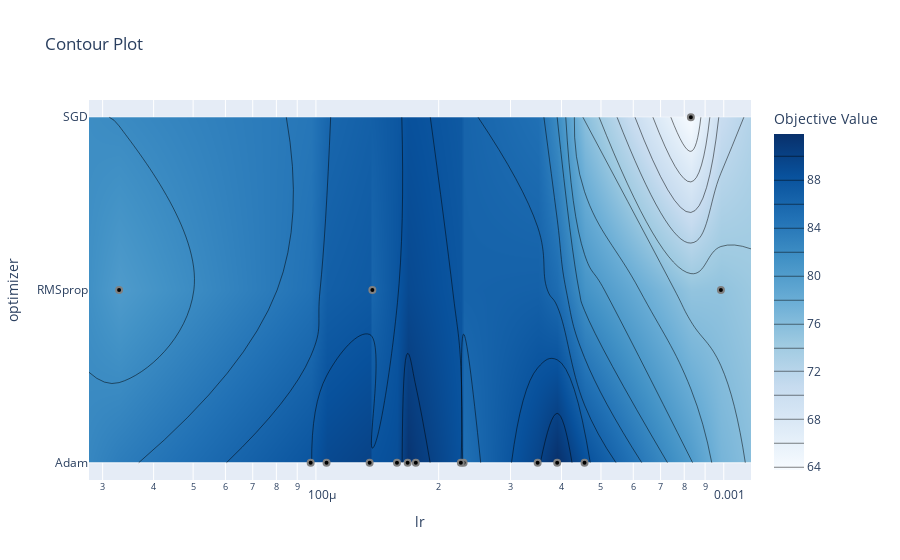

Notebook code for this chart:
### Code cell
optuna.visualization.plot_contour(study, params=["lr", "optimizer"])

### Figure 1 — Plotly figure (JSON) as saved in the notebook; plotly's stock layout.template omitted (floating-point values rounded to 4 significant figures)
{"data": [{"colorbar": {"title": {"text": "Objective Value"}}, "colorscale": [[0.0, "rgb(247,251,255)"], [0.125, "rgb(222,235,247)"], [0.25, "rgb(198,219,239)"], [0.375, "rgb(158,202,225)"], [0.5, "rgb(107,174,214)"], [0.625, "rgb(66,146,198)"], [0.75, "rgb(33,113,181)"], [0.875, "rgb(8,81,156)"], [1.0, "rgb(8,48,107)"]], "connectgaps": true, "contours": {"coloring": "heatmap"}, "hoverinfo": "none", "line": {"smoothing": 1.3}, "reversescale": false, "x": [2.778e-05, 3.292e-05, 9.709e-05, 0.0001062, 0.0001354, 0.0001375, 0.0001581, 0.0001678, 0.0001758, 0.0002267, 0.0002302, 0.0003497, 0.0003905, 0.0004557, 0.0008306, 0.000984, 0.001166], "y": ["Adam", "RMSprop", "SGD"], "z": [[null, null, 87.92, 89.19, 89.87, null, 88.67, 91.42, 90.8, 88.28, 84.89, 89.7, 91.84, 88.44, null, null, null], [null, 80.2, null, null, null, 86.01, null, null, null, null, null, null, null, null, null, 75.19, null], [null, null, null, null, null, null, null, null, null, null, null, null, null, null, 63.77, null, null]], "type": "contour"}, {"marker": {"color": "black", "line": {"color": "Gray", "width": 2.0}}, "mode": "markers", "name": "Feasible Trial", "showlegend": false, "x": [0.000984, 0.0001062, 3.292e-05, 0.0008306, 0.0001375, 9.709e-05, 0.0002302, 0.0003497, 0.0004557, 0.0003905, 0.0001354, 0.0002267, 0.0001581, 0.0001758, 0.0001678], "y": ["RMSprop", "Adam", "RMSprop", "SGD", "RMSprop", "Adam", "Adam", "Adam", "Adam", "Adam", "Adam", "Adam", "Adam", "Adam", "Adam"], "type": "scatter"}, {"marker": {"color": "#cccccc", "line": {"color": "Gray", "width": 2.0}}, "mode": "markers", "name": "Infeasible Trial", "showlegend": false, "x": [], "y": [], "type": "scatter"}], "layout": {"title": {"text": "Contour Plot"}, "xaxis": {"title": {"text": "lr"}, "range": [-4.556, -2.933], "type": "log"}, "yaxis": {"title": {"text": "optimizer"}, "range": [-0.1, 2.1], "type": "category"}}}
